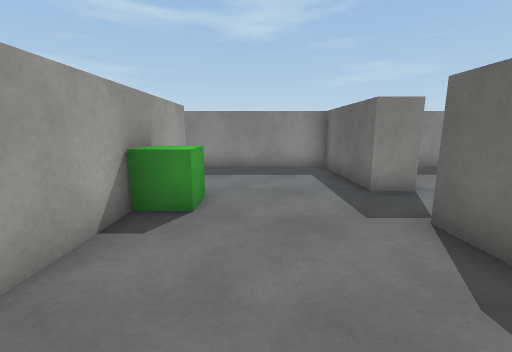
[1] (above)

24 first-person views from a walk through a scene from a Unity 3-D project. The camera is 1.3 m above the floor, tilts 10° down and sees 90° across. The floor is counted in squares, 1 m on a side. Each view is taken from the middle of a square. On the plan, view 1 faces up. The plan holds only what a view shows up to about 13 squares ahead; the rest is blank. The player is left out. Door leaves are left out, so doorways stand open. Surface patterns are stand-ins for the level's own textures.

[2]
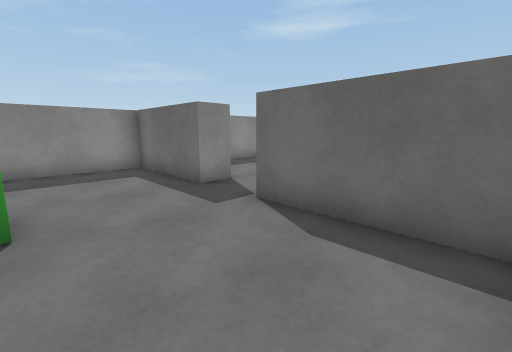

[3]
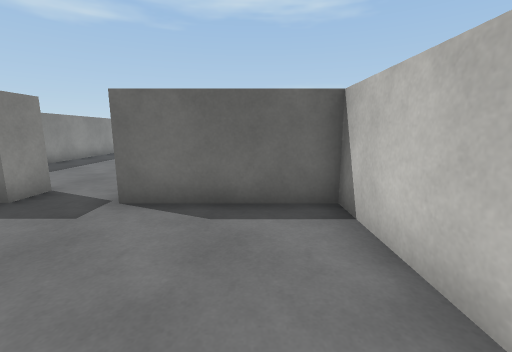

[4]
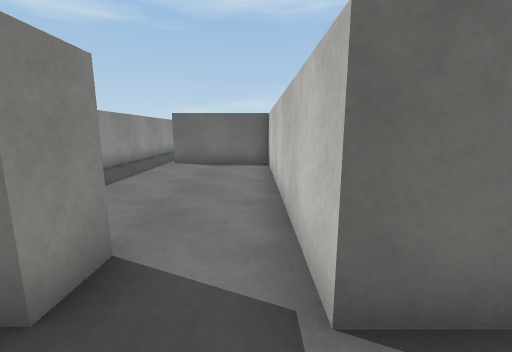

[5]
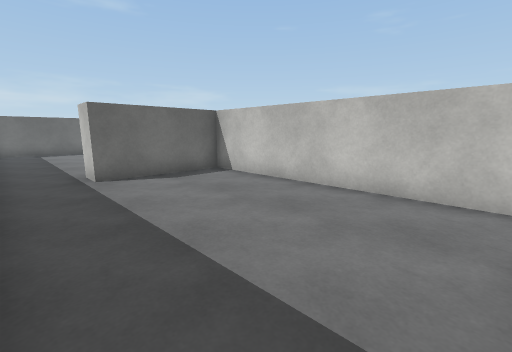

[6]
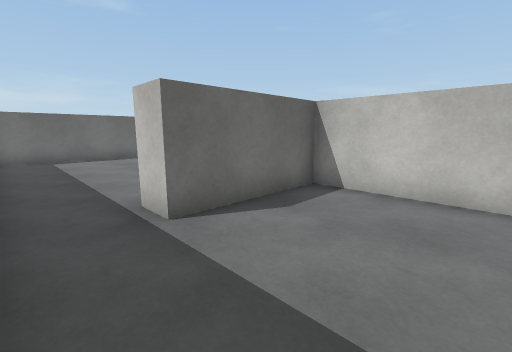

[7]
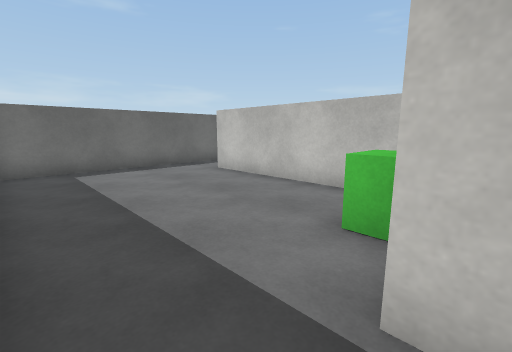

[8]
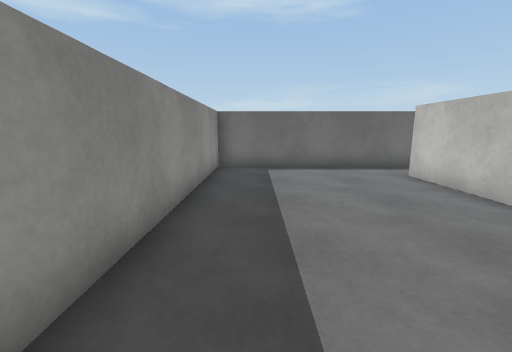

[9]
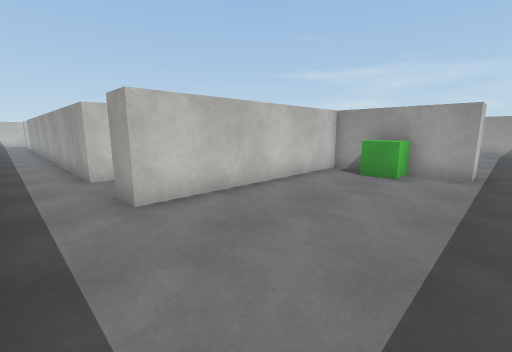

[10]
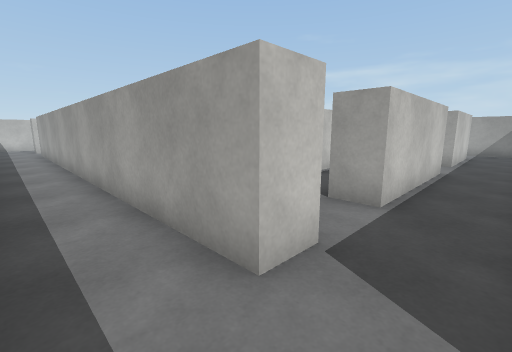

[11]
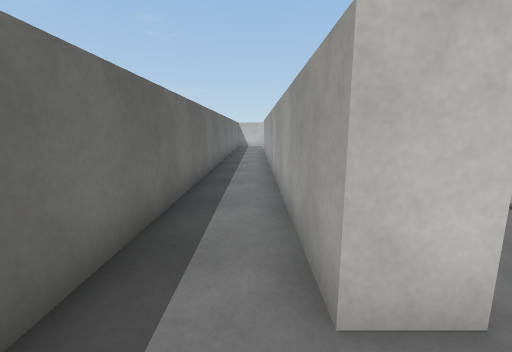

[12]
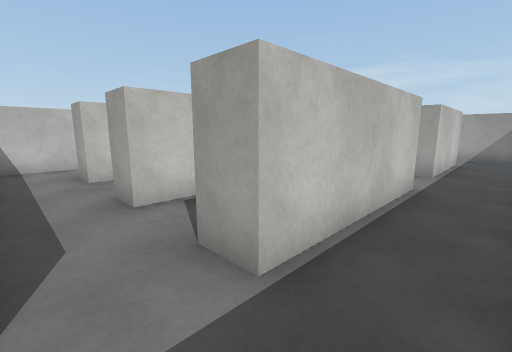

[13]
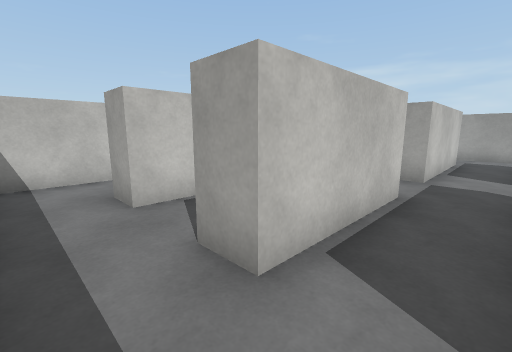

[14]
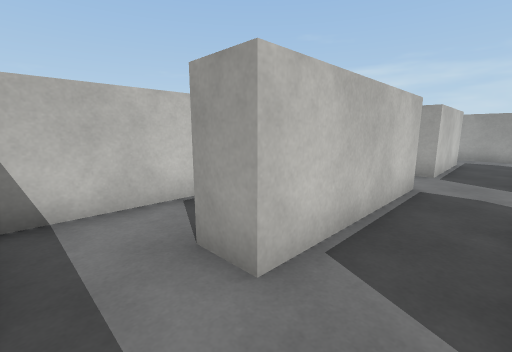

[15]
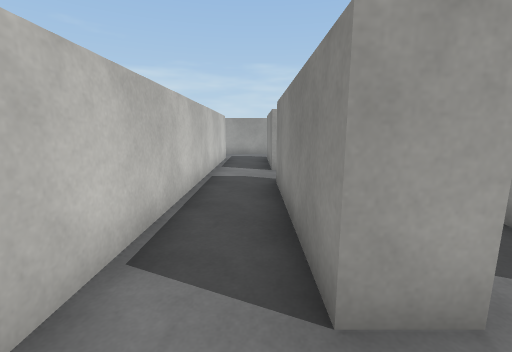

[16]
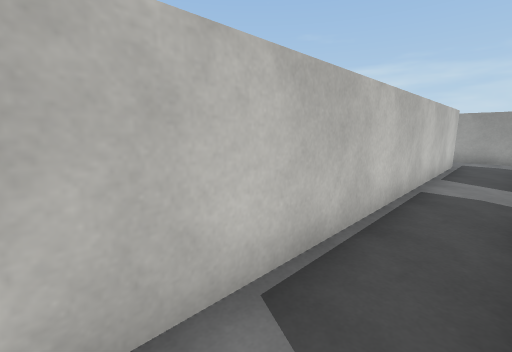

[17]
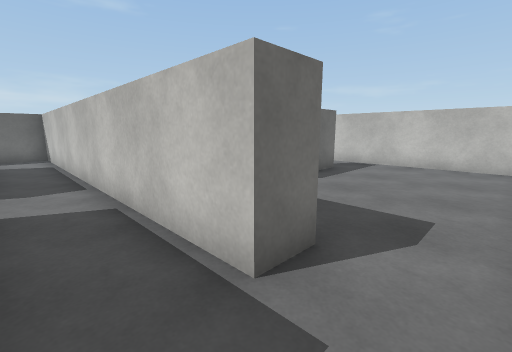

[18]
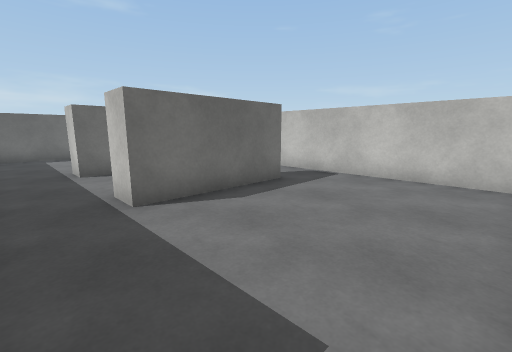

[19]
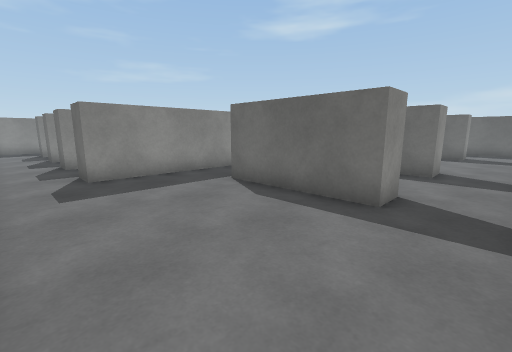

[20]
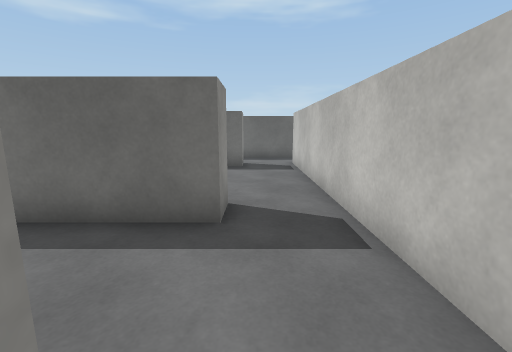

[21]
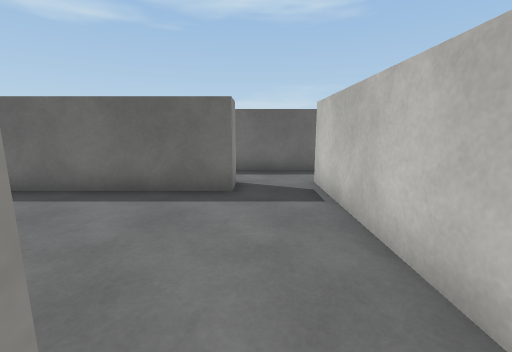

[22]
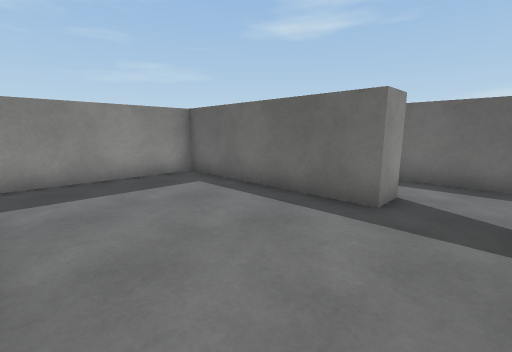

[23]
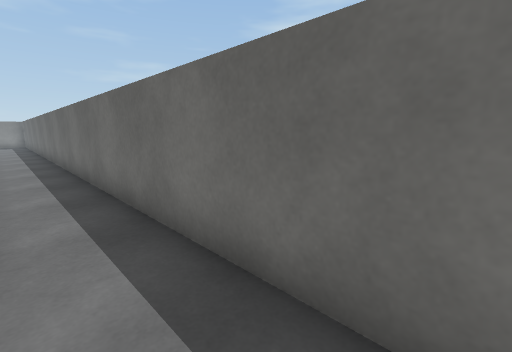

[24]
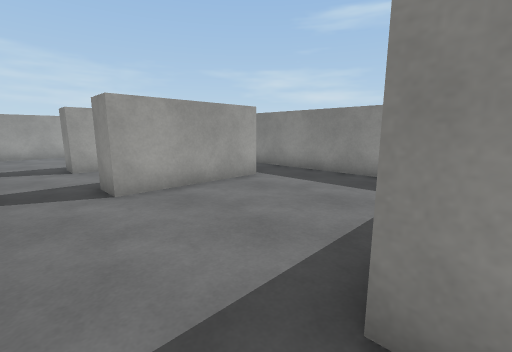

### Floor plan
Points are (right, up) in squares from view 1. A wall is a line through its corners. A room is listed if a view was taken in it or the views show most of it. See-through windows are left out.
Room 1 (views 1, 2, 4)
walls: (2.5, 5.5) (2.5, 9.4) (-1.4, 9.4); (-2, 7.5) (-2, 1.9); (-0.8, -0.5) (2.5, -0.5) (2.5, 3.5)
ways out: opening at (-2.5, 0.5) to room 2; opening at (-2.5, 8.5) to room 2; open door at (3, 4.5) to room 3
objects: green cube (-2, 4) to (-1, 5)
Room 2 (view 3)
walls: (-1.4, 9.4) (-2.6, 9.4)
ways out: opening at (-2.5, 0.5) to room 1; opening at (-2.5, 8.5) to room 1
Room 3 (views 5, 6, 7, 8)
walls: (3.5, 8) (3.5, 6.8); (12.5, 9.4) (6, 9.4); (2.5, 3.5) (11.5, 3.5) (11.5, 7.4) (12.5, 7.4)
ways out: open door at (3, 4.5) to room 1; opening at (12, 8.5) to room 4
Room 4 (view 9)
walls: (12.5, 7.4) (12.5, 3.5) (19.5, 3.5) (19.5, 2.4); (21.5, 2.4) (21.5, 9.4) (12.5, 9.4)
ways out: opening at (12, 8.5) to room 3; opening at (20.5, 3) to room 5
objects: green cube (13, 5) to (13, 6)
Room 5 (views 10, 11, 23, 24)
walls: (19.5, -15.5) (18.5, -15.5); (19.5, 0.5) (19.5, -15.1); (18.5, -17.5) (19.5, -17.5); (21.5, -18.1) (21.5, 2.4)
ways out: opening at (20.5, 3) to room 4; opening at (19, 1.5) to room 6; opening at (19, -16.5) to room 12; opening at (20.5, -18)
Room 6 (view 12)
walls: (11.5, 0.5) (16.5, 0.5) (16.5, -0.5); (5.5, 0.5) (9.5, 0.5) (9.5, 0); (5.5, -0.5) (5.5, 0.1); (18.4, 0.5) (19.5, 0.5); (3.5, 2.1) (3.5, -0.4)
ways out: opening at (19, 1.5) to room 5; opening at (4.5, 0) to room 7; opening at (10.5, 0) to room 7; opening at (17.5, 0) to room 7
Room 7 (view 13)
walls: (12.5, -2.5) (16.5, -2.5) (16.5, -3.5); (5.5, -3.5) (5.5, -2.5) (10.5, -2.5) (10.5, -3.1); (3.5, -0.4) (3.5, -3.6)
ways out: opening at (4.5, 0) to room 6; opening at (10.5, 0) to room 6; opening at (17.5, 0) to room 6; opening at (4.5, -3) to room 8; opening at (11.5, -3) to room 8; opening at (17.5, -3) to room 8
Room 8 (view 14)
walls: (11.4, -5.5) (16.5, -5.5) (16.5, -6.5); (5.9, -3.5) (5.5, -3.5); (5.5, -6.5) (5.5, -5.5) (9.5, -5.5) (9.5, -6.5); (3.5, -3.6) (3.5, -6.6)
ways out: opening at (4.5, -3) to room 7; opening at (11.5, -3) to room 7; opening at (17.5, -3) to room 7; opening at (4.5, -6) to room 9; opening at (10.5, -6) to room 9; opening at (17.5, -6) to room 9
Room 9 (views 15, 16, 17)
walls: (9.5, -6.5) (5.5, -6.5); (16.5, -6.5) (11.5, -6.5); (5.5, -8.5) (18.5, -8.5) (18.5, -7); (3.5, -6.6) (3.5, -8.8)
ways out: opening at (4.5, -6) to room 8; opening at (10.5, -6) to room 8; opening at (17.5, -6) to room 8; open door at (4.5, -9) to room 10
Room 10 (views 18, 19)
walls: (3.5, -14.8) (3.5, -17); (8.5, -15.5) (8.5, -11.5); (8.5, -9.5) (5.5, -9.5); (3.9, -17.5) (8.6, -17.5)
ways out: open door at (4.5, -9) to room 9; opening at (9, -16.5) to room 11; opening at (9, -10.5) to room 11
Room 11 (views 20, 21)
walls: (9.5, -14.8) (9.5, -15.5) (8.5, -15.5); (8.5, -11.5) (9.6, -11.5); (13.5, -15.5) (12.5, -15.5) (12.5, -11.5) (13.5, -11.5); (13.5, -9.5) (8.5, -9.5); (8.6, -17.5) (13.6, -17.5)
ways out: opening at (9, -16.5) to room 10; opening at (9, -10.5) to room 10; opening at (13, -16.5) to room 12; opening at (13, -10.5) to room 12
Room 12 (view 22)
walls: (13.5, -11.5) (13.5, -15.5); (18.5, -15.5) (18.5, -9.5) (13.5, -9.5); (13.6, -17.5) (18.5, -17.5)
ways out: opening at (19, -16.5) to room 5; opening at (13, -16.5) to room 11; opening at (13, -10.5) to room 11

Where each view was taken, in squares from view 1:
view 1: 0 up, 0 right, facing up
view 2: 0 up, 1 left, facing up-right
view 3: 1 up, 2 left, facing right
view 4: 4 up, 1 right, facing right
view 5: 9 up, 4 right, facing down-right
view 6: 9 up, 8 right, facing down-right
view 7: 9 up, 12 right, facing down-right
view 8: 8 up, 12 right, facing right
view 9: 8 up, 21 right, facing down-left
view 10: 2 up, 21 right, facing down-left
view 11: 2 up, 20 right, facing down
view 12: 2 up, 18 right, facing down-left
view 13: 1 down, 18 right, facing down-left
view 14: 4 down, 18 right, facing down-left
view 15: 7 down, 18 right, facing left
view 16: 7 down, 17 right, facing down-left
view 17: 7 down, 4 right, facing down-right
view 18: 10 down, 4 right, facing down-right
view 19: 17 down, 4 right, facing up-right
view 20: 16 down, 9 right, facing right
view 21: 16 down, 13 right, facing right
view 22: 17 down, 14 right, facing up-right
view 23: 18 down, 20 right, facing up-right
view 24: 17 down, 19 right, facing up-left
